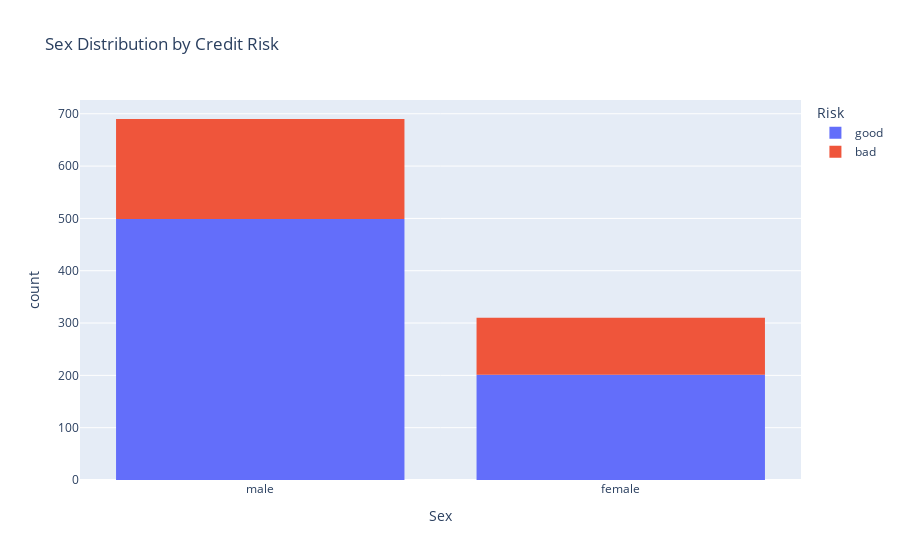
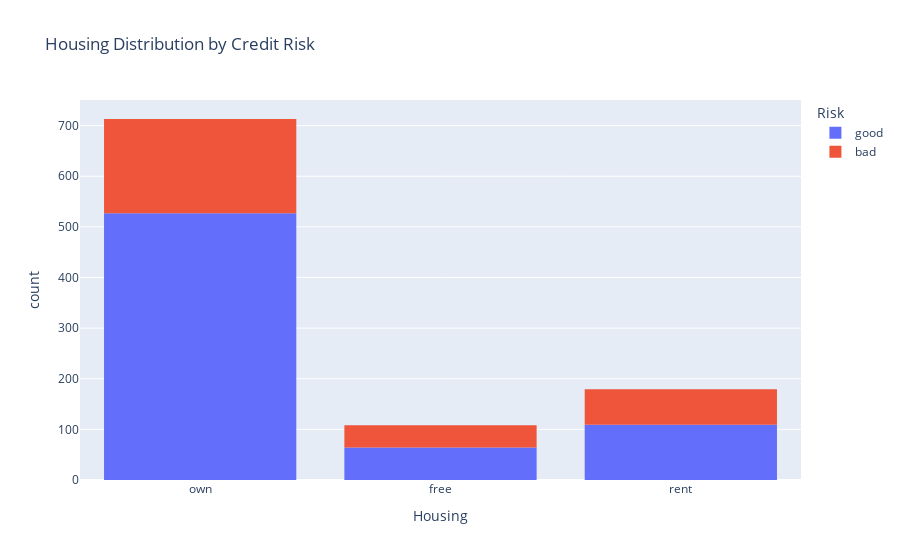
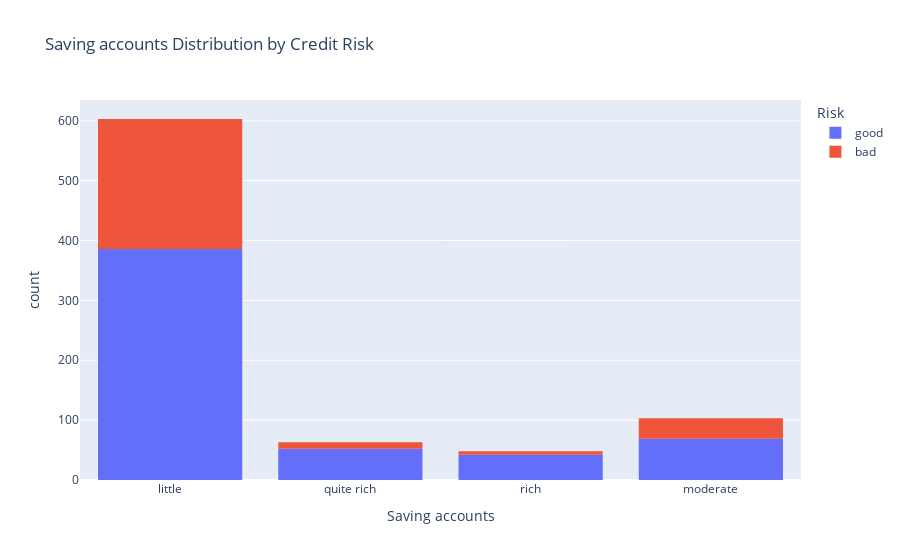
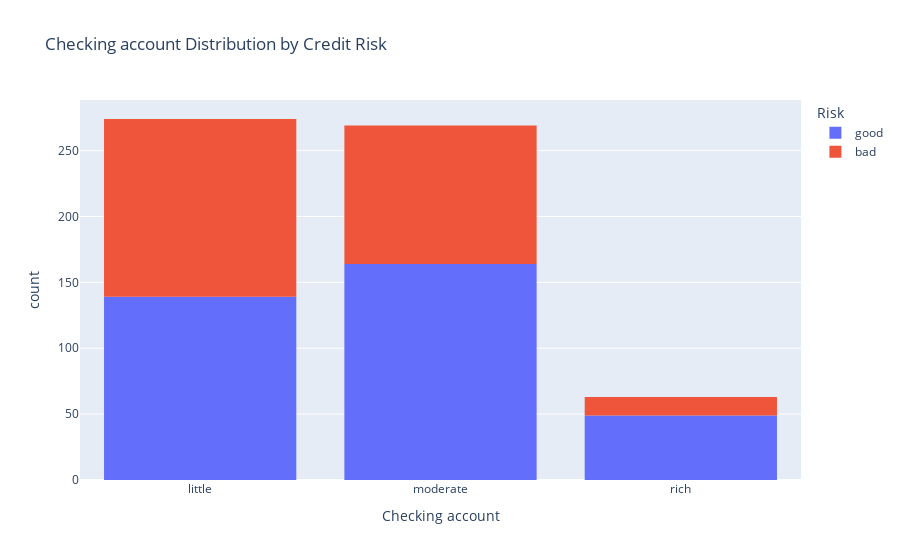

These figures' notebook cell, in order:
### Code cell
categorical_columns = ['Sex', 'Housing', 'Saving accounts', 'Checking account', 'Purpose']

def visualize_categorical_columns(df, col_list, hue='Risk'):
    for col in col_list:
        fig = px.histogram(df, x=col, color=hue, title=f'{col} Distribution by Credit Risk')
        fig.show()

visualize_categorical_columns(df, categorical_columns)

### Figure 1 — Plotly figure (JSON) as saved in the notebook; plotly's stock layout.template omitted (floating-point values rounded to 4 significant figures; data arrays with more than 128 entries replaced by an {"elided": "..."} marker saying what was removed)
{"data": [{"alignmentgroup": "True", "bingroup": "x", "hovertemplate": "Risk=good<br>Sex=%{x}<br>count=%{y}<extra></extra>", "legendgroup": "good", "marker": {"color": "#636efa", "pattern": {"shape": ""}}, "name": "good", "offsetgroup": "good", "orientation": "v", "showlegend": true, "type": "histogram", "x": {"elided": "700 str values"}, "xaxis": "x", "yaxis": "y"}, {"alignmentgroup": "True", "bingroup": "x", "hovertemplate": "Risk=bad<br>Sex=%{x}<br>count=%{y}<extra></extra>", "legendgroup": "bad", "marker": {"color": "#EF553B", "pattern": {"shape": ""}}, "name": "bad", "offsetgroup": "bad", "orientation": "v", "showlegend": true, "type": "histogram", "x": {"elided": "300 str values"}, "xaxis": "x", "yaxis": "y"}], "layout": {"barmode": "relative", "legend": {"title": {"text": "Risk"}, "tracegroupgap": 0}, "title": {"text": "Sex Distribution by Credit Risk"}, "xaxis": {"anchor": "y", "domain": [0, 1], "title": {"text": "Sex"}}, "yaxis": {"anchor": "x", "domain": [0, 1], "title": {"text": "count"}}}}

### Figure 2 — Plotly figure (JSON) as saved in the notebook; plotly's stock layout.template omitted (floating-point values rounded to 4 significant figures; data arrays with more than 128 entries replaced by an {"elided": "..."} marker saying what was removed)
{"data": [{"alignmentgroup": "True", "bingroup": "x", "hovertemplate": "Risk=good<br>Housing=%{x}<br>count=%{y}<extra></extra>", "legendgroup": "good", "marker": {"color": "#636efa", "pattern": {"shape": ""}}, "name": "good", "offsetgroup": "good", "orientation": "v", "showlegend": true, "type": "histogram", "x": {"elided": "700 str values"}, "xaxis": "x", "yaxis": "y"}, {"alignmentgroup": "True", "bingroup": "x", "hovertemplate": "Risk=bad<br>Housing=%{x}<br>count=%{y}<extra></extra>", "legendgroup": "bad", "marker": {"color": "#EF553B", "pattern": {"shape": ""}}, "name": "bad", "offsetgroup": "bad", "orientation": "v", "showlegend": true, "type": "histogram", "x": {"elided": "300 str values"}, "xaxis": "x", "yaxis": "y"}], "layout": {"barmode": "relative", "legend": {"title": {"text": "Risk"}, "tracegroupgap": 0}, "title": {"text": "Housing Distribution by Credit Risk"}, "xaxis": {"anchor": "y", "domain": [0, 1], "title": {"text": "Housing"}}, "yaxis": {"anchor": "x", "domain": [0, 1], "title": {"text": "count"}}}}

### Figure 3 — Plotly figure (JSON) as saved in the notebook; plotly's stock layout.template omitted (floating-point values rounded to 4 significant figures; data arrays with more than 128 entries replaced by an {"elided": "..."} marker saying what was removed)
{"data": [{"alignmentgroup": "True", "bingroup": "x", "hovertemplate": "Risk=good<br>Saving accounts=%{x}<br>count=%{y}<extra></extra>", "legendgroup": "good", "marker": {"color": "#636efa", "pattern": {"shape": ""}}, "name": "good", "offsetgroup": "good", "orientation": "v", "showlegend": true, "type": "histogram", "x": {"elided": "700 str values"}, "xaxis": "x", "yaxis": "y"}, {"alignmentgroup": "True", "bingroup": "x", "hovertemplate": "Risk=bad<br>Saving accounts=%{x}<br>count=%{y}<extra></extra>", "legendgroup": "bad", "marker": {"color": "#EF553B", "pattern": {"shape": ""}}, "name": "bad", "offsetgroup": "bad", "orientation": "v", "showlegend": true, "type": "histogram", "x": {"elided": "300 str values"}, "xaxis": "x", "yaxis": "y"}], "layout": {"barmode": "relative", "legend": {"title": {"text": "Risk"}, "tracegroupgap": 0}, "title": {"text": "Saving accounts Distribution by Credit Risk"}, "xaxis": {"anchor": "y", "domain": [0, 1], "title": {"text": "Saving accounts"}}, "yaxis": {"anchor": "x", "domain": [0, 1], "title": {"text": "count"}}}}

### Figure 4 — Plotly figure (JSON) as saved in the notebook; plotly's stock layout.template omitted (floating-point values rounded to 4 significant figures; data arrays with more than 128 entries replaced by an {"elided": "..."} marker saying what was removed)
{"data": [{"alignmentgroup": "True", "bingroup": "x", "hovertemplate": "Risk=good<br>Checking account=%{x}<br>count=%{y}<extra></extra>", "legendgroup": "good", "marker": {"color": "#636efa", "pattern": {"shape": ""}}, "name": "good", "offsetgroup": "good", "orientation": "v", "showlegend": true, "type": "histogram", "x": {"elided": "700 str values"}, "xaxis": "x", "yaxis": "y"}, {"alignmentgroup": "True", "bingroup": "x", "hovertemplate": "Risk=bad<br>Checking account=%{x}<br>count=%{y}<extra></extra>", "legendgroup": "bad", "marker": {"color": "#EF553B", "pattern": {"shape": ""}}, "name": "bad", "offsetgroup": "bad", "orientation": "v", "showlegend": true, "type": "histogram", "x": {"elided": "300 str values"}, "xaxis": "x", "yaxis": "y"}], "layout": {"barmode": "relative", "legend": {"title": {"text": "Risk"}, "tracegroupgap": 0}, "title": {"text": "Checking account Distribution by Credit Risk"}, "xaxis": {"anchor": "y", "domain": [0, 1], "title": {"text": "Checking account"}}, "yaxis": {"anchor": "x", "domain": [0, 1], "title": {"text": "count"}}}}
